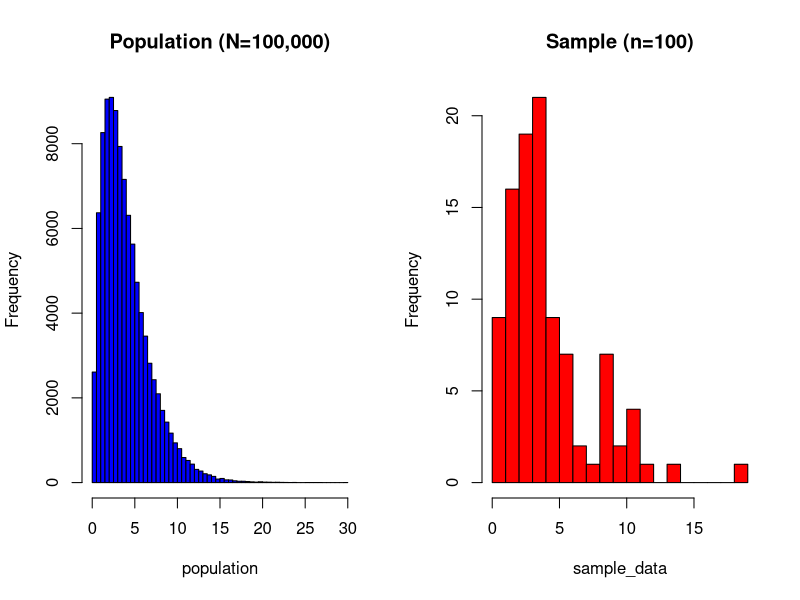
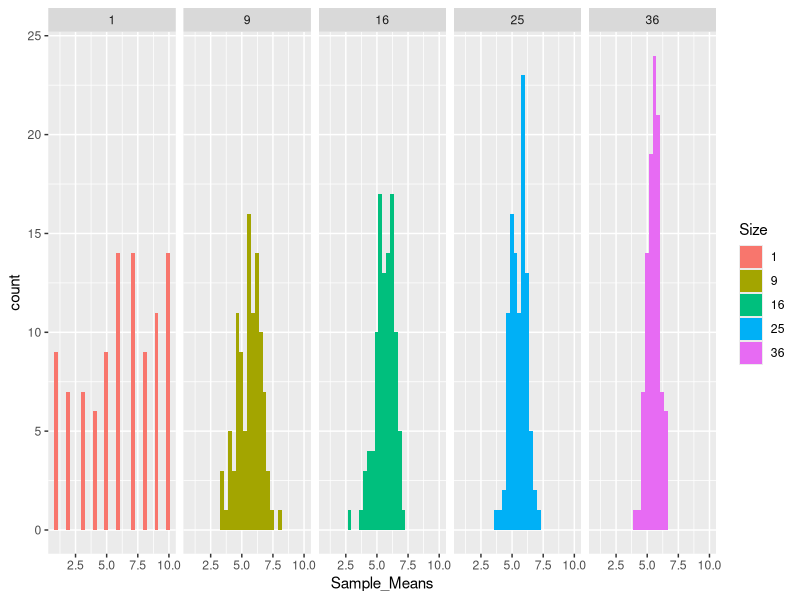
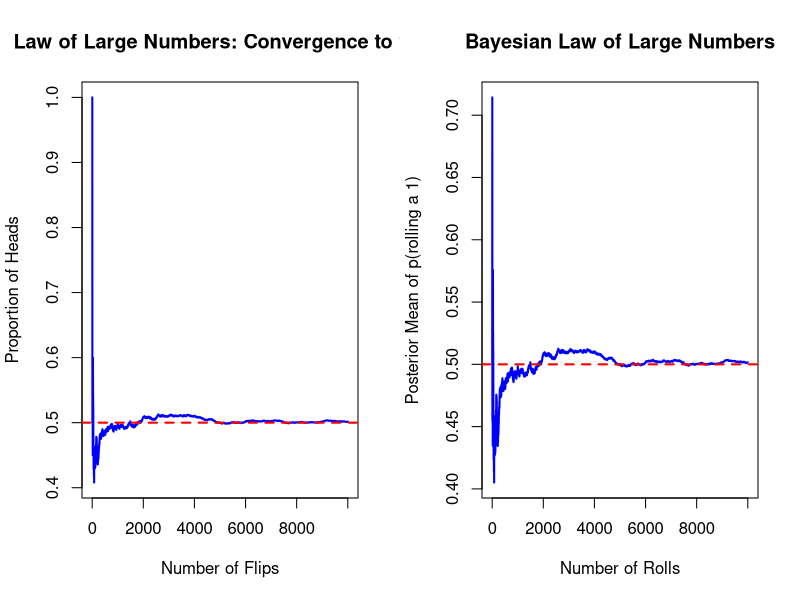
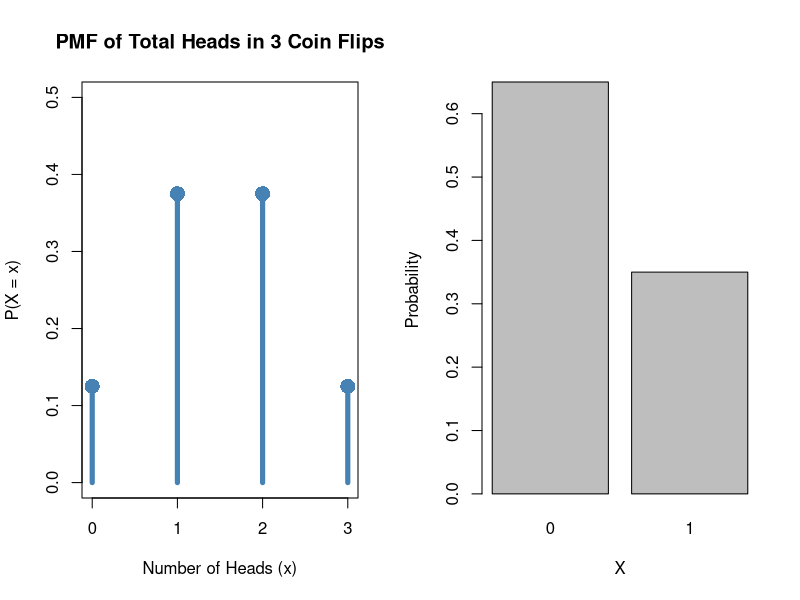
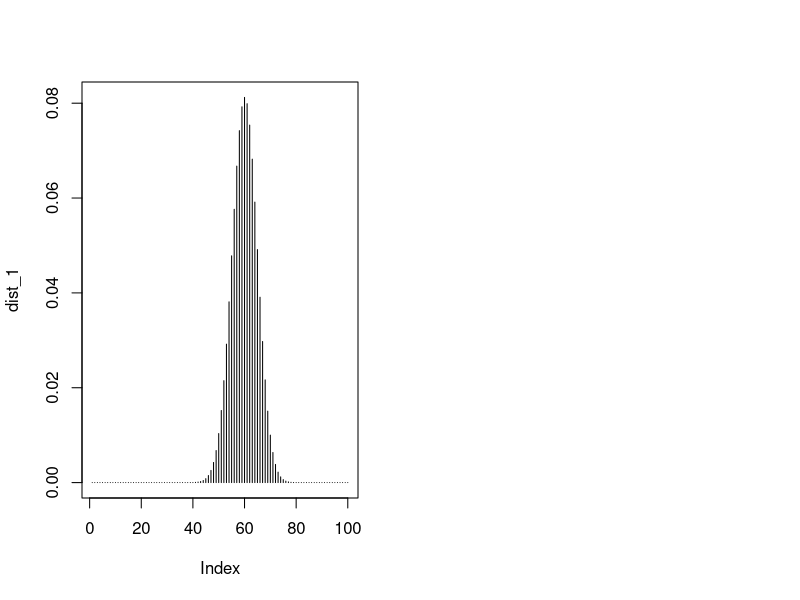
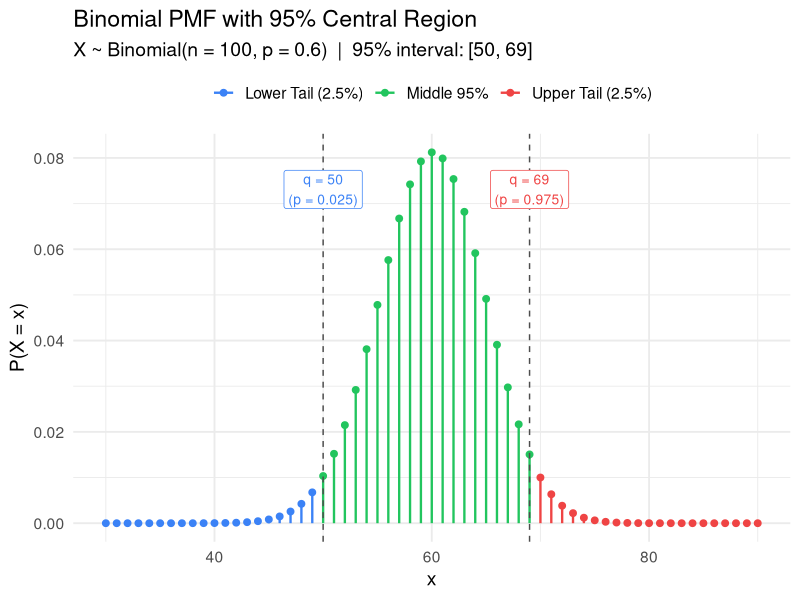
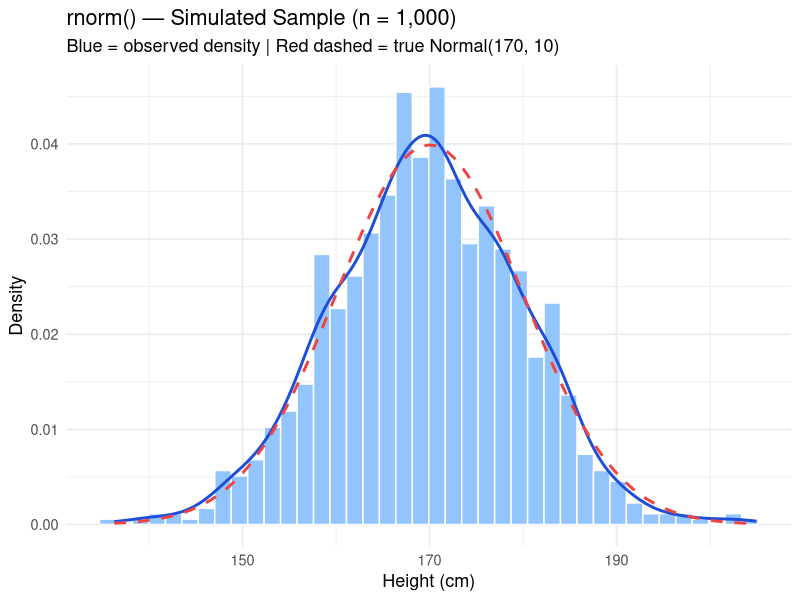
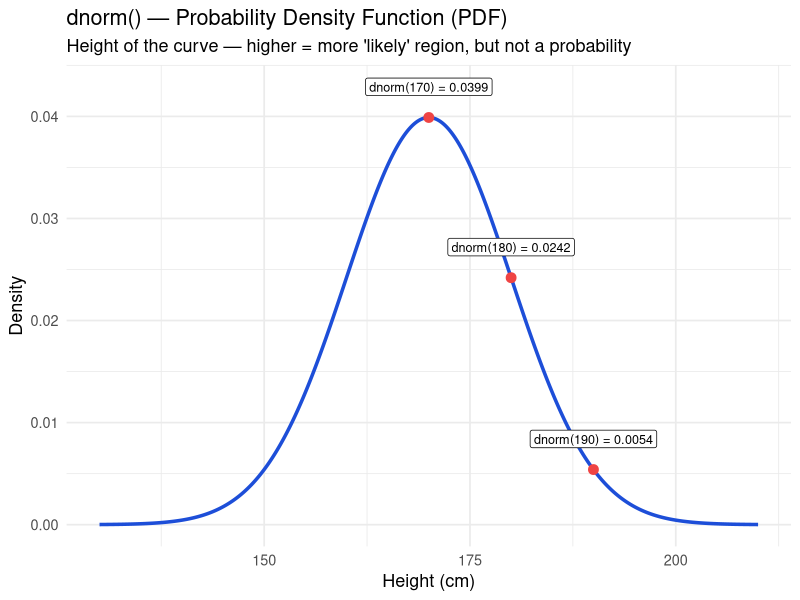

Write the R code that produced these figures, in order.
## ---- chunk 1
#| echo: true

sample(1:100, 3, replace = FALSE)
## ---- chunk 2
#| echo: true
#| eval: true

# 1. Create a population (e.g., a vector of 1 to 1000)
population <- 1:1000

# 2. Define the desired sample size
sample_size <- 100

# 3. Calculate the sampling interval (k)
N <- length(population) # Population size
k <- N / sample_size
# If k is not an integer, you might use ceiling(N/n) and adjust the logic

# 4. Choose a random starting point (r) between 1 and k
set.seed(123) # Optional: for reproducible results
start_point <- sample(1:k, 1)

# 5. Select every k-th element starting from the random start point
systematic_sample_indices <- seq(from = start_point, to = N, by = k)
systematic_sample <- population[systematic_sample_indices]

# 6. View the first few elements and the dimension of the sample
head(systematic_sample)
length(systematic_sample) # Should be the desired sample size (100)

## ---- chunk 3
#| echo: true
#| eval: true

library(dplyr)

# Sample data
set.seed(123) # For reproducibility
data <- data.frame(
  ID = 1:100,
  Gender = sample(c("Male", "Female"), 100, replace = TRUE),
  Income = rnorm(100, mean = 50000, sd = 10000)
)
## ---- chunk 4
#| echo: true
#| eval: true

# Stratified sampling with sample_n()
sampled_data_n <- data %>%
  group_by(Gender) %>%
  sample_n(10)

# View the sampled data
# sampled_data_n %>% count(Gender)
## ---- chunk 5
#| echo: true

set.seed(123)

population <- data.frame(
  Supermarket = paste("Supermarket", 1:1000, sep = "_"),
  CustomerSatisfaction = rnorm(1000, mean = 75, sd = 10)
)

selected_supermarkets <- sample(population$Supermarket, size = 10, replace = FALSE)

sampled_data <- population[population$Supermarket %in% selected_supermarkets, ]

head(sampled_data)
## ---- chunk 6
#| echo: true

set.seed(123)

region <- data.frame(
  Neighborhood = paste("Neighborhood", 1:500, sep = "_"),
  AverageIncome = rnorm(500, mean = 50000, sd = 10000)
)

households <- data.frame(
  Neighborhood = rep(sample(region$Neighborhood, size = 500, replace = TRUE), each = 20),
  HouseholdID = rep(1:20, times = 500),
  EmploymentStatus = sample(c("Employed", "Unemployed"), size = 10000, replace = TRUE)
)

selected_neighborhoods <- sample(region$Neighborhood, size = 5, replace = FALSE)

sampled_households <- households[households$Neighborhood %in% selected_neighborhoods, ]

head(sampled_households)
## ---- chunk 7
#| echo: true

set.seed(123)
states <- data.frame(
  State = paste("State", 1:50, sep = "_"),
  Population = sample(1000000:5000000, 50, replace = TRUE)
)
counties <- data.frame(
  State = rep(sample(states$State, size = 50, replace = TRUE), each = 20),
  County = rep(paste("County", 1:20, sep = "_"), times = 50),
  VaccinationRate = rnorm(1000, mean = 70, sd = 5)
)
selected_states <- sample(states$State, size = 3, replace = FALSE)
selected_counties <- sample(counties$County[counties$State %in% selected_states], size = 5, replace = FALSE)
sampled_vaccination_centers <- counties[counties$County %in% selected_counties, ]
head(sampled_vaccination_centers)
## ---- chunk 8
#| echo: true

# 1. Define Population Distribution (e.g., skewed population)
set.seed(123)
population <- rgamma(100000, shape = 2, scale = 2)

# 2. Take a Sample Distribution (e.g., 100 individuals)
sample_data <- sample(population, 100)

## ---- chunk 9
#| echo: false

# 3. Compare Distributions (Plotting)
par(mfrow=c(1,2)) # Set up 1x2 plot area
hist(population, breaks=50, main="Population (N=100,000)", col="blue")
hist(sample_data, breaks=20, main="Sample (n=100)", col="red")

## ---- chunk 10
#| echo: true

sample(x = c("H", "T"), size = 10, replace = T)
## ---- chunk 11
#| echo: true

sample(x = c(1:6), size = 10, replace = T)
## ---- chunk 12

set_table <- data.frame(Description = c("Union", "Intersection"),
                        Notation = c("\\(A \\cup C\\)", 
                                   "\\(A \\cap C\\)"),
                        Reading = c("A or C", "A and C"),
                        Elements = c("{2, 3, 4, 5, 6}",
                        "{2}"))



kableExtra::kable(set_table, "html", escape = FALSE)

## ---- chunk 13
#| echo: false

library(tidyverse)

set.seed(1)
OBV <- 1:10
Dist1 <- NULL
Dist9 <- NULL
Dist16 <- NULL
Dist25 <- NULL
Dist36 <- NULL
count = 100
while(count > 0){Dist1 <- c(Dist1,sample(OBV, 1, replace = TRUE)); count <- count - 1}
count = 100
while(count > 0){Dist9 <- c(Dist9,mean(sample(OBV, 9,replace = TRUE) ) ); count <- count - 1}
count = 100
while(count > 0){Dist16 <- c(Dist16,mean(sample(OBV, 16,replace = TRUE) ) ); count <- count - 1}
count = 100
while(count > 0){Dist25 <- c(Dist25,mean(sample(OBV, 25,replace = TRUE) ) ); count <- count - 1}
count = 100
while(count > 0){Dist36 <- c(Dist36,mean(sample(OBV, 36,replace = TRUE) ) ); count <- count - 1}
Dist.df <- data.frame(Size = factor(rep(c(1,9,16,25,36), each=100)), Sample_Means = c(Dist1, Dist9, Dist16, Dist25, Dist36) )
ggplot(Dist.df, aes(Sample_Means, fill = Size)) + geom_histogram() + facet_grid(. ~ Size)
## ---- chunk 14
#| echo: false
#| eval: true

set.seed(42)  # for reproducibility

# Number of coin flips
n_flips <- 10000

# Simulate rolling a fair 6-sided die
flips <- sample(c("H", "T"), size = n_flips, replace = TRUE)

# Compute cumulative mean of rolling a '1'
cumulative_mean <- cumsum(flips == "H") / (1:n_flips)

# Plot convergence
plot(1:n_flips, cumulative_mean, type = "l", col = "blue", lwd = 2,
     xlab = "Number of Flips", ylab = "Proportion of Heads",
     main = "Law of Large Numbers: Convergence to 1/2")
abline(h = 1/2, col = "red", lty = 2, lwd = 2)  # Reference line at 1/2

## ---- chunk 15
#| echo: false

set.seed(42)  # For reproducibility

# Number of dice rolls
n_flips <- 10000

# Simulate rolling a fair 6-sided die
flips <- sample(c("H", "T"), size = n_flips, replace = TRUE)

# Prior: Beta(1,5) (weak prior belief about p = 1/2)
alpha <- 1  # prior successes (rolling a H)
beta <- 2   # prior failures (rolling a T)

# Store posterior mean estimates
posterior_means <- numeric(n_flips)

# Bayesian updating
for (i in 1:n_flips) {
  alpha <- alpha + (flips[i] == "H")  # Increase count if roll == 1
  beta <- beta + (flips[i] != "H")    # Increase count otherwise
  posterior_means[i] <- alpha / (alpha + beta)  # Compute posterior mean
}

# Plot posterior mean convergence
plot(1:n_flips, posterior_means, type = "l", col = "blue", lwd = 2,
     xlab = "Number of Rolls", ylab = "Posterior Mean of p(rolling a 1)",
     main = "Bayesian Law of Large Numbers")
abline(h = 1/2, col = "red", lty = 2, lwd = 2)  # True probability reference line

## ---- chunk 16
#| echo: false

# 1. Define the possible outcomes (0, 1, 2, or 3 heads)
x <- c(0, 1, 2, 3)

# 2. Define the probabilities for each outcome
# P(X=0) = 1/8, P(X=1) = 3/8, P(X=2) = 3/8, P(X=3) = 1/8
probs <- c(1/8, 3/8, 3/8, 1/8)

# 3. Create the plot
plot(x, probs, 
     type = "h",             # "h" for high-density vertical lines
     lwd = 5,                # Line width
     col = "steelblue",      # Color
     main = "PMF of Total Heads in 3 Coin Flips",
     xlab = "Number of Heads (x)",
     ylab = "P(X = x)",
     ylim = c(0, 0.5),       # Set y-axis limits
     xaxt = "n")             # Turn off default x-axis to customize

# 4. Add custom x-axis and points on top of the lines
axis(1, at = 0:3)
points(x, probs, pch = 16, cex = 2, col = "steelblue")

## ---- chunk 17
#| echo: true

dbinom(x = 0:1, size = 1, prob = 0.35)

barplot(names.arg = 0:1, height = dbinom(0:1, size = 1, p = 0.35), xlab = 'X', ylab = 'Probability')
## ---- chunk 18
#| echo: true

dist_1 <- dbinom(x = 1:100, size = 100, prob = 0.6)
plot(dist_1, type= "h")
## ---- chunk 19
#| echo: true

pbinom(q = 60, size = 100, prob = 0.6,lower.tail = TRUE) # TRUE is default
## ---- chunk 20
#| echo: true
pbinom(q = 60, size = 100, prob = 0.6,lower.tail = FALSE) # TRUE is default
## ---- chunk 21
#| echo: true
pbinom(q = 59, size = 100, prob = 0.6,lower.tail = FALSE) # TRUE is default
## ---- chunk 22
#| echo: true

probs <- NULL
x <- 1:60

for(i in 1:length(x)){
  
  probs[i] <- dbinom(x = x[i], size = 100, prob = 0.6)
  
}

sum(probs)

## ---- chunk 23
#| echo: true


pbinom(q = 60, size = 100, prob = 0.6) - pbinom(q = 39, size = 100, prob = 0.6,lower.tail = TRUE)
## ---- chunk 24
#| echo: true

qbinom(p = c(0.025, 0.975), size = 100, prob = 0.6)
## ---- chunk 25
#| echo: false

library(ggplot2)

# Parameters
n <- 100
p <- 0.6

# Quantiles
q_low  <- qbinom(0.025, size = n, prob = p)
q_high <- qbinom(0.975, size = n, prob = p)

# PMF data frame
x_vals <- 0:n
df <- data.frame(
  x    = x_vals,
  prob = dbinom(x_vals, size = n, prob = p),
  region = case_when(
    x_vals < q_low               ~ "Lower Tail (2.5%)",
    x_vals > q_high              ~ "Upper Tail (2.5%)",
    TRUE                         ~ "Middle 95%"
  )
)

# Plot
ggplot(df, aes(x = x, y = prob, fill = region, color = region)) +
  geom_segment(aes(xend = x, yend = 0), linewidth = 0.8) +
  geom_point(size = 2) +
  geom_vline(xintercept = c(q_low, q_high), linetype = "dashed", color = "grey30") +
  annotate("label", x = q_low,  y = max(dbinom(x_vals, n, p)) * 0.9,
           label = paste0("q = ", q_low, "\n(p = 0.025)"),  size = 3.5, color = "#3b82f6") +
  annotate("label", x = q_high, y = max(dbinom(x_vals, n, p)) * 0.9,
           label = paste0("q = ", q_high, "\n(p = 0.975)"), size = 3.5, color = "#ef4444") +
  scale_color_manual(values = c(
    "Lower Tail (2.5%)" = "#3b82f6",
    "Middle 95%"        = "#22c55e",
    "Upper Tail (2.5%)" = "#ef4444"
  )) +
  scale_fill_manual(values = c(
    "Lower Tail (2.5%)" = "#3b82f6",
    "Middle 95%"        = "#22c55e",
    "Upper Tail (2.5%)" = "#ef4444"
  )) +
  labs(
    title    = "Binomial PMF with 95% Central Region",
    subtitle = paste0("X ~ Binomial(n = 100, p = 0.6)  |  95% interval: [", q_low, ", ", q_high, "]"),
    x        = "x",
    y        = "P(X = x)",
    fill     = NULL,
    color    = NULL
  ) +
  xlim(30, 90) +           # zoom in to relevant range
  theme_minimal(base_size = 14) +
  theme(legend.position = "top")
## ---- chunk 26
#| echo: true

rbinom(n = 100, size = 50, prob = 0.02)
## ---- chunk 27
#| echo: true

library(ggplot2)
library(dplyr)

# ============================================================
# SETUP: Human Height ~ Normal(mean = 170cm, sd = 10cm)
# ============================================================
mu <- 170   # mean height in cm
sigma <- 10 # standard deviation

# ============================================================
# 1. rnorm() — SIMULATE data (like sampling real people)
# ============================================================
# "If I randomly sampled 1000 people, what heights would I see?"

set.seed(42)
sample_heights <- rnorm(n = 1000, mean = mu, sd = sigma)

df_sample <- data.frame(height = sample_heights)

p1 <- ggplot(df_sample, aes(x = height)) +
  geom_histogram(aes(y = after_stat(density)), bins = 40,
                 fill = "#93c5fd", color = "white") +
  geom_density(color = "#1d4ed8", linewidth = 1) +
  stat_function(fun = dnorm, args = list(mean = mu, sd = sigma),
                color = "#ef4444", linewidth = 1, linetype = "dashed") +
  labs(title = "rnorm() — Simulated Sample (n = 1,000)",
       subtitle = "Blue = observed density | Red dashed = true Normal(170, 10)",
       x = "Height (cm)", y = "Density") +
  theme_minimal(base_size = 13)

## ---- chunk 28
#| echo: false

p1
## ---- chunk 29
#| echo: true

# ============================================================
# 2. dnorm() — DENSITY (height of the curve at a point)
# ============================================================
# "How relatively likely is it to be exactly 170cm vs 190cm?"
# Note: this is NOT a probability — it's a density value.
# For continuous distributions, P(X = x) = 0 exactly.

x_vals <- seq(130, 210, length.out = 500)
df_density <- data.frame(
  x       = x_vals,
  density = dnorm(x_vals, mean = mu, sd = sigma)
)

# Points to highlight
highlight <- data.frame(
  x     = c(170, 180, 190),
  y     = dnorm(c(170, 180, 190), mean = mu, sd = sigma),
  label = c("dnorm(170) = 0.0399",
            "dnorm(180) = 0.0242",
            "dnorm(190) = 0.0054")
)

p2 <- ggplot(df_density, aes(x = x, y = density)) +
  geom_line(color = "#1d4ed8", linewidth = 1.2) +
  geom_point(data = highlight, aes(x = x, y = y), color = "#ef4444", size = 3) +
  geom_label(data = highlight, aes(x = x, y = y, label = label),
             nudge_y = 0.003, size = 3.2) +
  labs(title = "dnorm() — Probability Density Function (PDF)",
       subtitle = "Height of the curve — higher = more 'likely' region, but not a probability",
       x = "Height (cm)", y = "Density") +
  theme_minimal(base_size = 13)
## ---- chunk 30
#| echo: false

p2
## ---- chunk 31
#| echo: true


# ============================================================
# 3. pnorm() — CDF & P-VALUES
# ============================================================
# "What is the probability of being shorter than X cm?"
# This is where p-values live — they are areas under the curve.

# --- One-tailed: P(Height < 185) ---
cutoff <- 185
p_lower <- pnorm(cutoff, mean = mu, sd = sigma, lower.tail = TRUE)
# "What % of people are shorter than 185cm?"

df_shade_lower <- df_density %>% filter(x <= cutoff)

p3 <- ggplot(df_density, aes(x = x, y = density)) +
  geom_area(data = df_shade_lower, aes(x = x, y = density),
            fill = "#3b82f6", alpha = 0.4) +
  geom_line(color = "#1d4ed8", linewidth = 1.2) +
  geom_vline(xintercept = cutoff, linetype = "dashed", color = "#ef4444") +
  annotate("label", x = 158, y = 0.025,
           label = paste0("P(X < 185) = ", round(p_lower, 4),
                          "\npnorm(185, 170, 10, lower.tail=T)"),
           size = 3.5, color = "#1d4ed8") +
  labs(title = "pnorm() — CDF: P(Height < 185cm)",
       subtitle = "Shaded area = probability = 0.9332 → ~93% of people are shorter than 185cm",
       x = "Height (cm)", y = "Density") +
  theme_minimal(base_size = 13)
## ---- chunk 32
#| echo: false

p3
## ---- chunk 33
# --- Two-tailed p-value: how unusual is someone 185cm tall? ---
# In hypothesis testing: "If mean height = 170, how surprising is 185cm?"
# p-value (two-tailed) = P(X ≤ 155) + P(X ≥ 185)  [symmetric]
z_score   <- (cutoff - mu) / sigma          # z = 1.5
p_upper   <- pnorm(cutoff, mean = mu, sd = sigma, lower.tail = FALSE)
p_twotail <- 2 * p_upper

df_shade_upper <- df_density %>% filter(x >= cutoff)
df_shade_mirror <- df_density %>% filter(x <= (mu - (cutoff - mu)))  # mirror at 155

p4 <- ggplot(df_density, aes(x = x, y = density)) +
  geom_area(data = df_shade_upper, aes(x = x, y = density),
            fill = "#ef4444", alpha = 0.5) +
  geom_area(data = df_shade_mirror, aes(x = x, y = density),
            fill = "#ef4444", alpha = 0.5) +
  geom_line(color = "#1d4ed8", linewidth = 1.2) +
  geom_vline(xintercept = c(cutoff, mu - (cutoff - mu)),
             linetype = "dashed", color = "#ef4444") +
  annotate("label", x = 170, y = 0.030,
           label = paste0("Two-tailed p-value = ", round(p_twotail, 4),
                          "\n2 * pnorm(185, 170, 10, lower.tail=F)",
                          "\nz = ", z_score, "  →  p = ", round(p_twotail, 4),
                          "\nNot significant at α = 0.05"),
           size = 3.2, color = "#7f1d1d") +
  labs(title = "pnorm() — Two-Tailed P-value: How Unusual is 185cm?",
       subtitle = "Red area = probability of observing a height this extreme or more under H₀",
       x = "Height (cm)", y = "Density") +
  theme_minimal(base_size = 13)

## ---- chunk 34
#| echo: false

p4
## ---- chunk 35
#| echo: true
# ============================================================
# 4. qnorm() — QUANTILES (inverse of pnorm)
# ============================================================
# "What height separates the top 5% from everyone else?"
# This is the CRITICAL VALUE concept in hypothesis testing.

q_95   <- qnorm(0.95,  mean = mu, sd = sigma)  # one-tailed 5%
q_025  <- qnorm(0.025, mean = mu, sd = sigma)  # two-tailed 2.5% lower
q_975  <- qnorm(0.975, mean = mu, sd = sigma)  # two-tailed 2.5% upper

df_shade_95   <- df_density %>% filter(x >= q_95)
df_shade_low  <- df_density %>% filter(x <= q_025)
df_shade_high <- df_density %>% filter(x >= q_975)

p5 <- ggplot(df_density, aes(x = x, y = density)) +
  geom_area(data = df_shade_low,  aes(x = x, y = density), fill = "#f97316", alpha = 0.5) +
  geom_area(data = df_shade_high, aes(x = x, y = density), fill = "#f97316", alpha = 0.5) +
  geom_line(color = "#1d4ed8", linewidth = 1.2) +
  geom_vline(xintercept = c(q_025, q_975), linetype = "dashed", color = "#f97316") +
  annotate("label", x = q_025, y = 0.015,
           label = paste0("qnorm(0.025)\n= ", round(q_025, 1), "cm"),
           size = 3.2, color = "#7c2d12") +
  annotate("label", x = q_975, y = 0.015,
           label = paste0("qnorm(0.975)\n= ", round(q_975, 1), "cm"),
           size = 3.2, color = "#7c2d12") +
  annotate("text", x = 170, y = 0.022,
           label = "Middle 95%\n(±1.96 SDs)", size = 3.5, color = "#1d4ed8") +
  labs(title = "qnorm() — Quantiles / Critical Values",
       subtitle = "qnorm(0.025) & qnorm(0.975) give the 95% interval — the origin of the ±1.96 rule!",
       x = "Height (cm)", y = "Density") +
  theme_minimal(base_size = 13)
## ---- chunk 36
#| echo: false

p5
